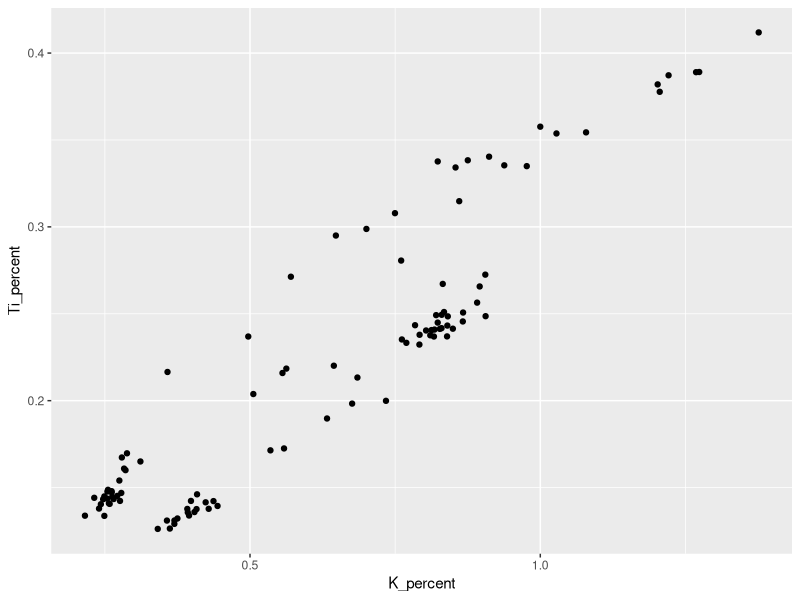
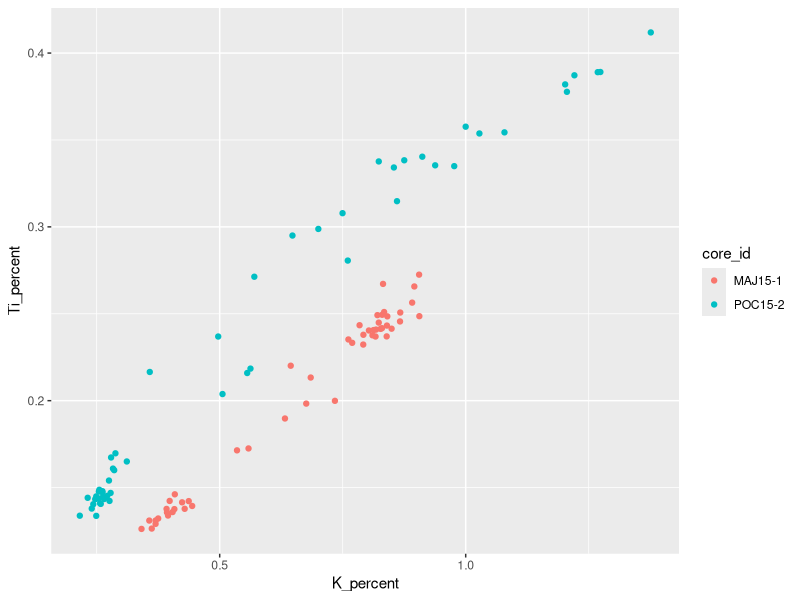
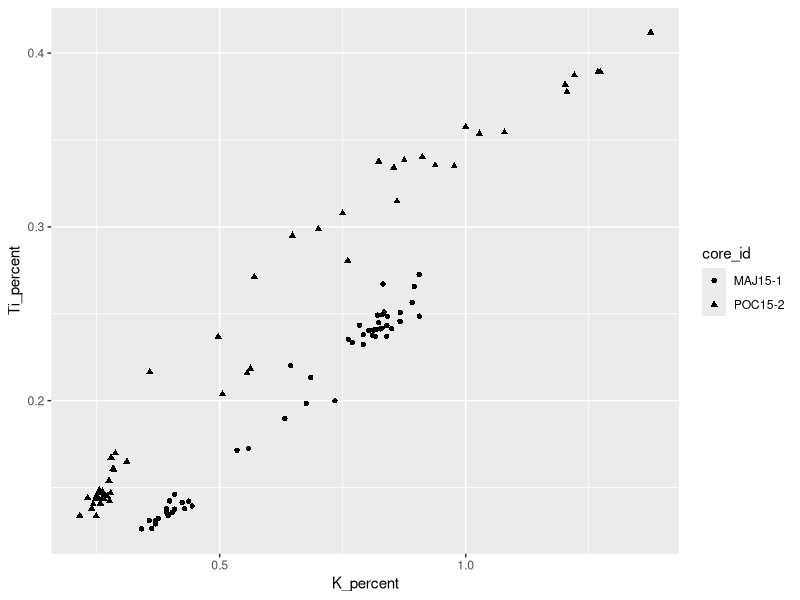
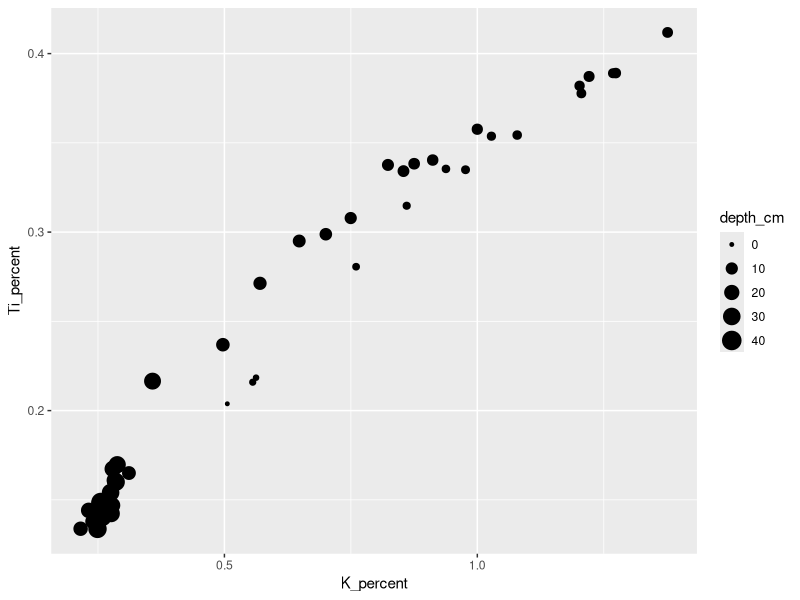
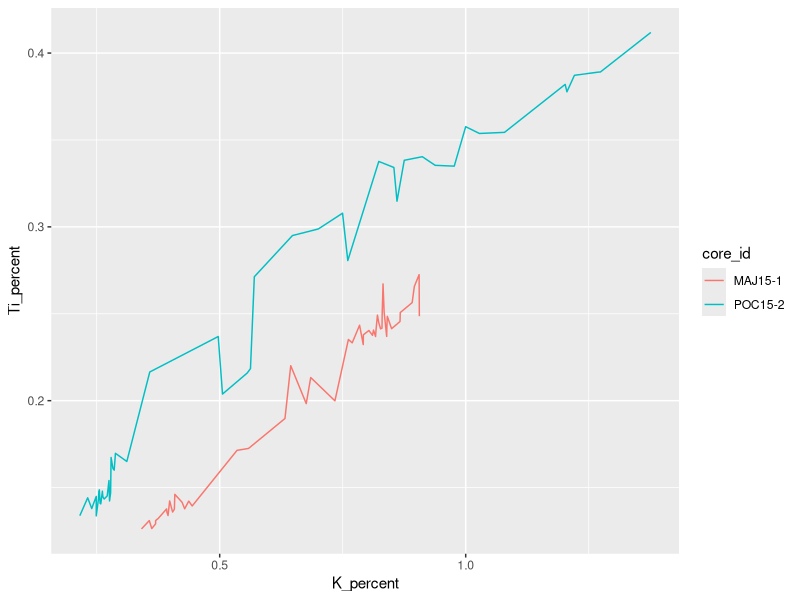
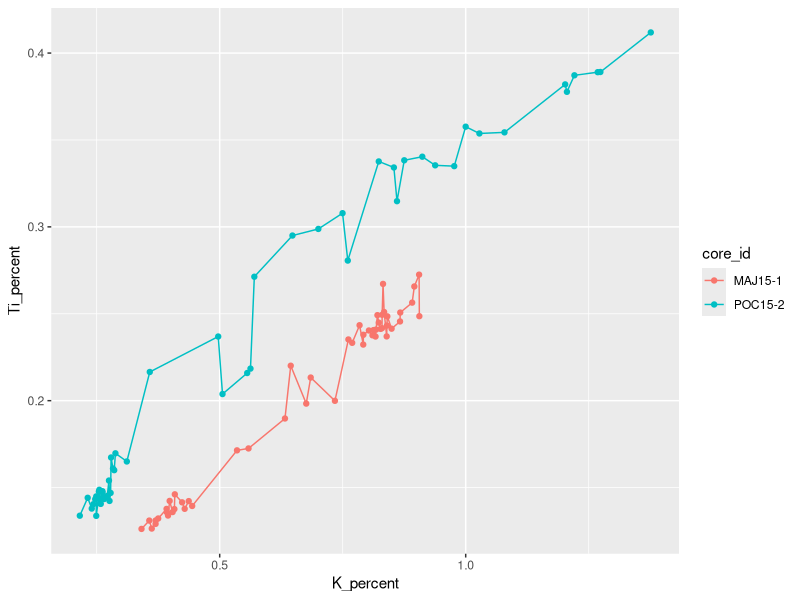
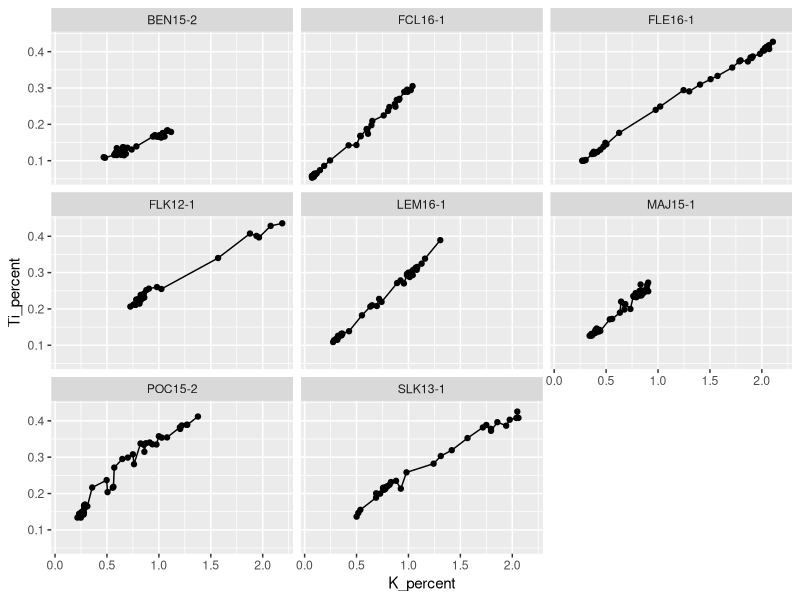
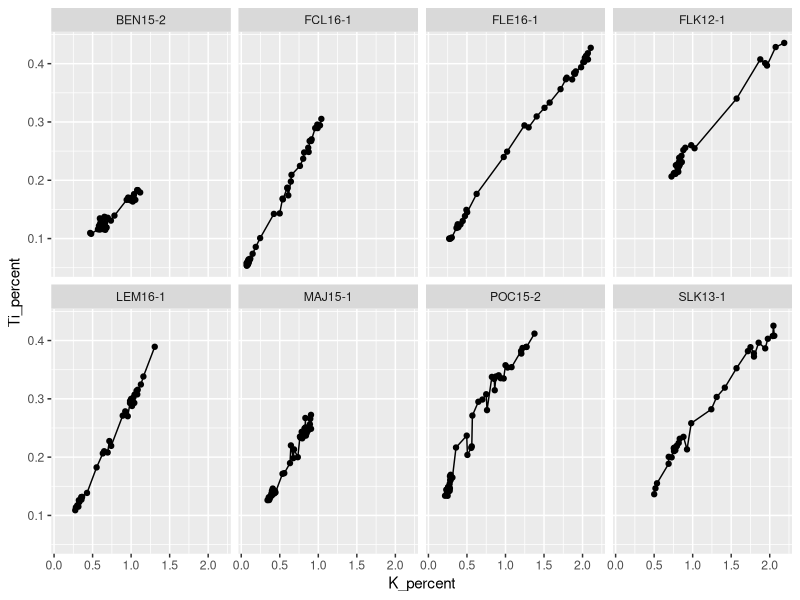

These figures' R source, in order:
## ---- chunk 1
library(tidyverse)
## ---- chunk 2
# read local version to build
halifax_geochem <- read_csv(
  "data/halifax_geochem.csv",
  col_types = cols(.default = col_guess())
)
## ---- chunk 3
pockwock_data <- filter(halifax_geochem, core_id == "POC15-2")

pockwock_major_data <- filter(halifax_geochem, core_id %in% c("POC15-2", "MAJ15-1"))
## ---- chunk 4

ggplot(data = pockwock_major_data, mapping = aes(x = K_percent, y = Ti_percent)) +
  geom_point()

## ---- chunk 5

ggplot(data = pockwock_major_data, mapping = aes(x = K_percent, y = Ti_percent, colour = core_id)) +
  geom_point()

## ---- chunk 6

ggplot(data = pockwock_major_data, mapping = aes(x = K_percent, y = Ti_percent, shape = core_id)) +
  geom_point()

## ---- chunk 7

ggplot(data = pockwock_data, mapping = aes(x = K_percent, y = Ti_percent, size = depth_cm)) +
  geom_point()

## ---- chunk 8

ggplot(data = pockwock_major_data, mapping = aes(x = K_percent, y = Ti_percent, colour = core_id)) +
  geom_line()

## ---- chunk 9

ggplot(data = pockwock_major_data, mapping = aes(x = K_percent, y = Ti_percent, colour = core_id)) +
  geom_line() +
  geom_point()

## ---- chunk 10

ggplot(data = halifax_geochem, mapping = aes(x = K_percent, y = Ti_percent)) +
  geom_line() +
  geom_point() +
  facet_wrap(~core_id)

## ---- chunk 11

ggplot(data = halifax_geochem, mapping = aes(x = K_percent, y = Ti_percent)) +
  geom_line() +
  geom_point() +
  facet_wrap(~core_id, ncol = 4)

